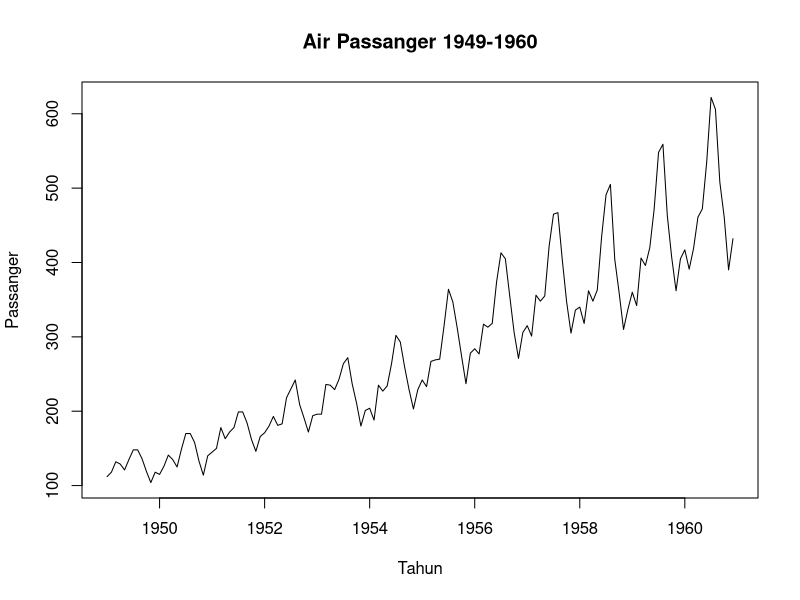
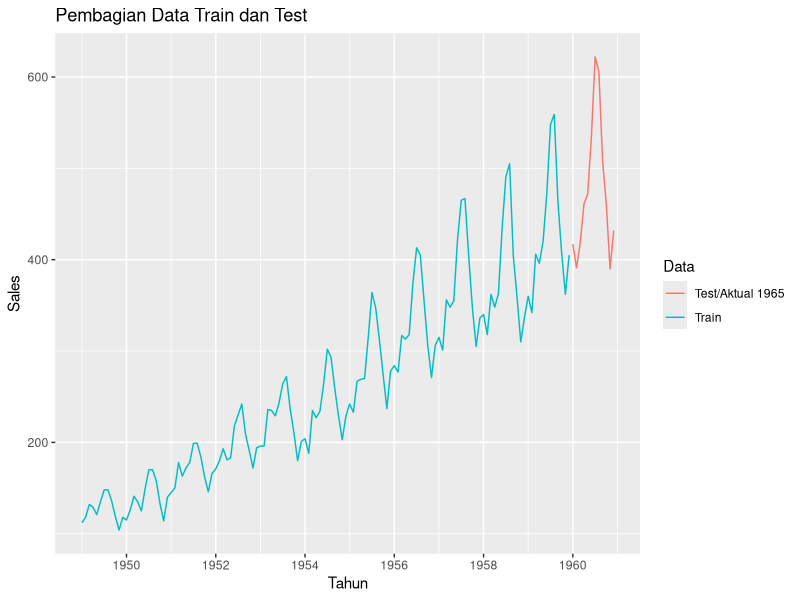
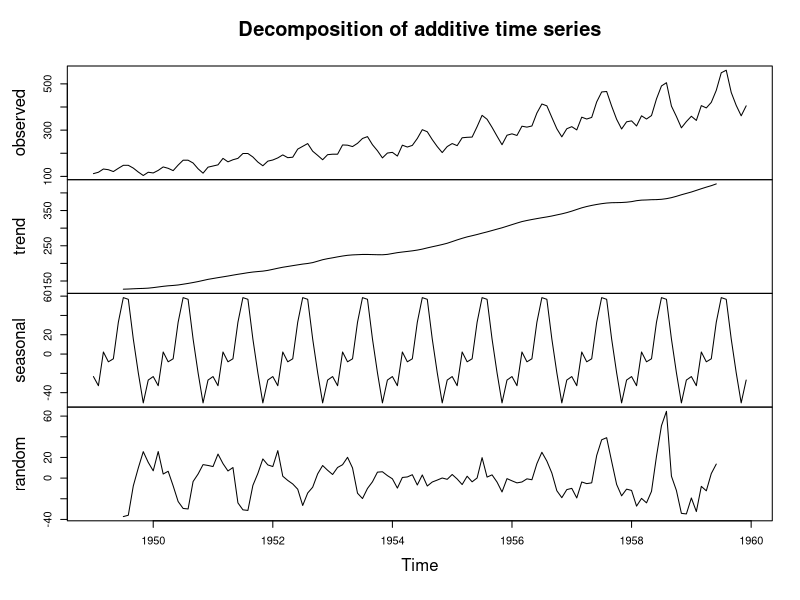
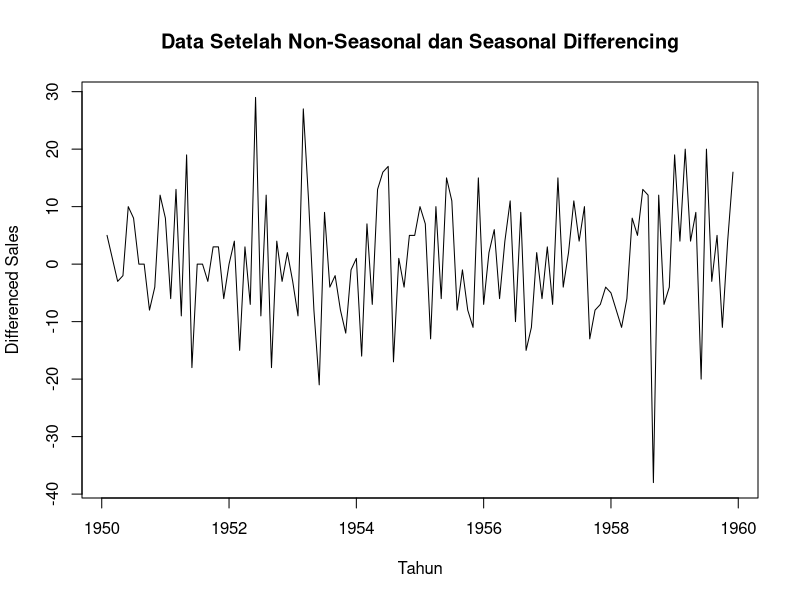
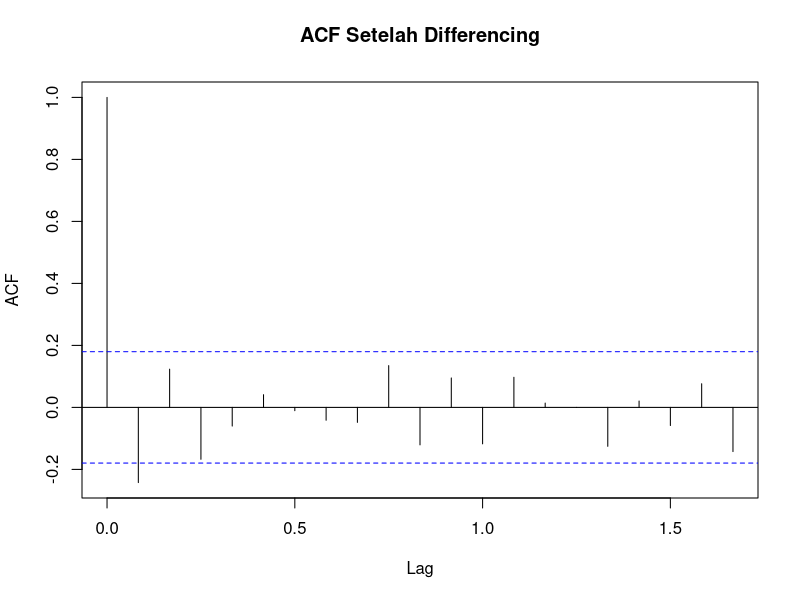
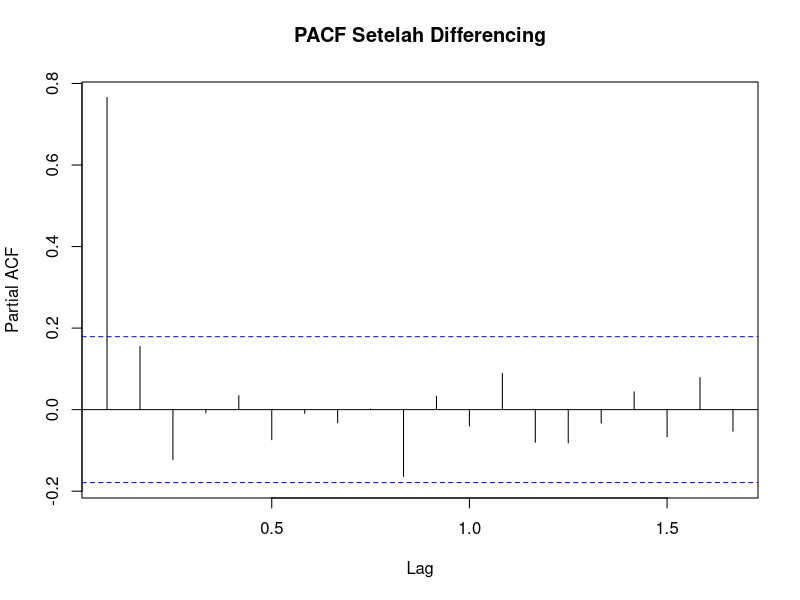
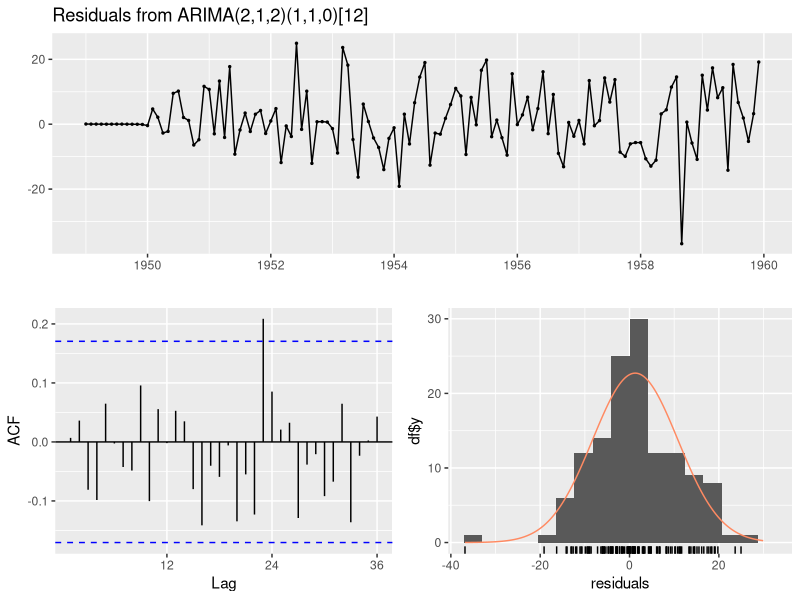
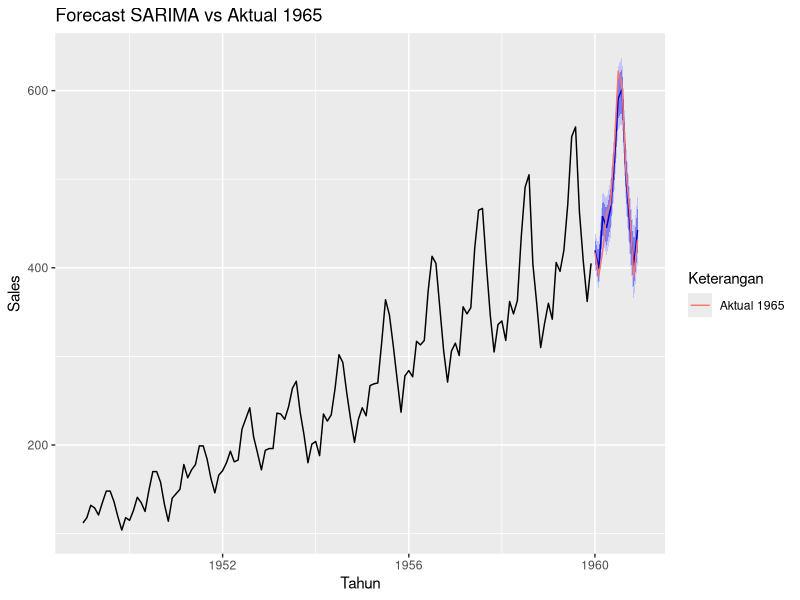

These figures' R source, in order:
library(readr)
library(dplyr)
library(ggplot2)
library(forecast)
library(tseries)
library(lubridate)

data <- AirPassengers
data_ts <- ts(data, start= c(1949,1), frequency = 12)

plot(
  data_ts,
  main = "Air Passanger 1949-1960",
  xlab = "Tahun",
  ylab = "Passanger"
)

#-----------------------------------------------------
#train dan test
train_ts <- window(data_ts, start = c(1949,1), end = c(1959, 12))
test_ts  <- window(data_ts, start = c(1960,1), end = c(1960, 12))

length(train_ts)
length(test_ts)

# Visualisasi train dan test
autoplot(train_ts, series = "Train") +
  autolayer(test_ts, series = "Test/Aktual 1965") +
  ggtitle("Pembagian Data Train dan Test") +
  xlab("Tahun") +
  ylab("Sales") +
  guides(colour = guide_legend(title = "Data"))

# 6. Cek pola dekomposisi
# Dekomposisi membantu membaca trend dan seasonality.
decomp <- decompose(train_ts)
plot(decomp)

# 6. Uji Stasioneritas dalam Varians Box-Cox

# --------------------------------------------------------------
# 7. Uji stasioneritas dengan ADF pada data awal
# --------------------------------------------------------------
# Hipotesis ADF:
# H0: data tidak stasioner
# H1: data stasioner
adf_raw <- adf.test(train_ts)
adf_raw

# Interpretasi:
# Jika p-value > 0,05, data belum stasioner.
# Jika p-value <= 0,05, data cenderung stasioner.

# --------------------------------------------------------------
# 8. Transformasi differencing
# --------------------------------------------------------------
# Non-seasonal differencing: mengurangi tren.
diff_nonseasonal <- diff(train_ts, differences = 1)

# Seasonal differencing: mengurangi pola musiman tahunan.
diff_seasonal <- diff(train_ts, lag = 12, differences = 1)

# Gabungan non-seasonal dan seasonal differencing.
diff_combined <- diff(diff(train_ts, differences = 1), lag = 12, differences = 1)

# Plot hasil differencing
plot(diff_combined,
     main = "Data Setelah Non-Seasonal dan Seasonal Differencing",
     ylab = "Differenced Sales",
     xlab = "Tahun")

# Uji ADF setelah differencing gabungan
adf_diff <- adf.test(na.omit(diff_combined))
adf_diff

# --------------------------------------------------------------
# 9. Membaca ACF dan PACF
# --------------------------------------------------------------
# ACF membantu membaca kandidat q dan Q.
# PACF membantu membaca kandidat p dan P.
acf(diff_combined,
    main = "ACF Setelah Differencing")

pacf(diff_seasonal,
     main = "PACF Setelah Differencing")

# --------------------------------------------------------------
# 10. Mencoba beberapa kandidat model SARIMA
# --------------------------------------------------------------
# Catatan:
# order = c(p, d, q)
# seasonal = c(P, D, Q)
# period = 12 karena data bulanan.
model_011_011 <- Arima(train_ts,
                       order = c(0, 1, 1),
                       seasonal = c(0, 1, 1),
                       method = "ML")

model_110_110 <- Arima(train_ts,
                       order = c(1, 1, 0),
                       seasonal = c(1, 1, 0),
                       method = "ML")

model_012_011 <- Arima(train_ts,
                       order = c(0, 1, 2),
                       seasonal = c(0, 1, 1),
                       method = "ML")

model_112_110 <- Arima(train_ts,
                       order = c(1, 1, 2),
                       seasonal = c(1, 1, 0),
                       method = "ML")

model_212_110 <- Arima(train_ts,
                       order = c(2, 1, 2),
                       seasonal = c(1, 1, 0),
                       method = "ML")

# --------------------------------------------------------------
# 11. Membuat fungsi evaluasi model
# --------------------------------------------------------------
evaluate_model <- function(model, model_name, test_data) {
  fc <- forecast(model, h = length(test_data))
  acc <- accuracy(fc, test_data)

  data.frame(
    Model = model_name,
    AIC = AIC(model),
    BIC = BIC(model),
    MAE = acc["Test set", "MAE"],
    RMSE = acc["Test set", "RMSE"],
    MAPE = acc["Test set", "MAPE"]
  )
}

hasil_model <- bind_rows(
  evaluate_model(model_011_011, "SARIMA(0,1,1)(0,1,1)[12]", test_ts),
  evaluate_model(model_110_110, "SARIMA(1,1,0)(1,1,0)[12]", test_ts),
  evaluate_model(model_012_011, "SARIMA(0,1,2)(0,1,1)[12]", test_ts),
  evaluate_model(model_112_110, "SARIMA(1,1,2)(1,1,0)[12]", test_ts),
  evaluate_model(model_212_110, "SARIMA(2,1,2)(1,1,0)[12]", test_ts)
)

hasil_model <- hasil_model %>%
  arrange(RMSE)

print(hasil_model)

# Simpan tabel perbandingan model
write_csv(hasil_model, "output_perbandingan_model_sarima.csv")

# --------------------------------------------------------------
# 12. Memilih model terbaik
# --------------------------------------------------------------
# Sesuai studi kasus dalam PPT, model praktik:
# SARIMA(2,1,2)(1,1,0)[12]
best_model <- model_212_110

summary(best_model)

# --------------------------------------------------------------
# 13. Diagnostik residual
# --------------------------------------------------------------
# Residual yang baik cenderung acak dan tidak menyimpan pola kuat.
checkresiduals(best_model)

# Uji Ljung-Box
Box.test(residuals(best_model),
         lag = 12,
         type = "Ljung-Box",
         fitdf = 5)

# Interpretasi:
# Jika p-value > 0,05, residual relatif tidak memiliki autokorelasi kuat.
# Jika p-value <= 0,05, model masih menyisakan pola yang perlu diperbaiki.

# --------------------------------------------------------------
# 14. Forecast 12 bulan untuk tahun 1965
# --------------------------------------------------------------
forecast_1965 <- forecast(best_model, h = 12)

autoplot(forecast_1965) +
  autolayer(test_ts, series = "Aktual 1965") +
  ggtitle("Forecast SARIMA vs Aktual 1965") +
  xlab("Tahun") +
  ylab("Sales") +
  guides(colour = guide_legend(title = "Keterangan"))

# --------------------------------------------------------------
# 15. Membuat tabel forecast
# --------------------------------------------------------------
forecast_table <- data.frame(
  Bulan = seq(as.Date("1965-01-01"), by = "month", length.out = 12),
  Aktual = as.numeric(test_ts),
  Forecast = as.numeric(forecast_1965$mean),
  Lower_95 = as.numeric(forecast_1965$lower[, "95%"]),
  Upper_95 = as.numeric(forecast_1965$upper[, "95%"])
)

forecast_table <- forecast_table %>%
  mutate(
    Error = Aktual - Forecast,
    Absolute_Error = abs(Error),
    Percentage_Error = abs(Error / Aktual) * 100
  )

print(forecast_table)

# Simpan output forecast
write_csv(forecast_table, "output_forecast_1965.csv")

# --------------------------------------------------------------
# 16. Menghitung akurasi akhir
# --------------------------------------------------------------
akurasi_final <- accuracy(forecast_1965, test_ts)
print(akurasi_final)

# --------------------------------------------------------------
# 17. Auto ARIMA sebagai pembanding
# --------------------------------------------------------------
# Bagian ini opsional untuk menunjukkan model otomatis.
auto_model <- auto.arima(train_ts,
                         seasonal = TRUE,
                         stepwise = FALSE,
                         approximation = FALSE)

summary(auto_model)
forecast_auto <- forecast(auto_model, h = 12)
accuracy(forecast_auto, test_ts)

autoplot(forecast_auto) +
  autolayer(test_ts, series = "Aktual 1965") +
  ggtitle("Forecast Auto ARIMA vs Aktual 1965") +
  xlab("Tahun") +
  ylab("Sales") +
  guides(colour = guide_legend(title = "Keterangan"))

# --------------------------------------------------------------
# 18. Contoh narasi interpretasi
# --------------------------------------------------------------
# Model SARIMA digunakan karena data penjualan bulanan memiliki pola trend
# dan musiman. Setelah dilakukan differencing non-musiman dan musiman,
# data menjadi lebih layak dimodelkan. Forecast tahun 1965 kemudian
# dibandingkan dengan data aktual untuk menilai kemampuan prediksi model.
# Nilai RMSE dan MAPE digunakan untuk membaca besar kesalahan prediksi.
